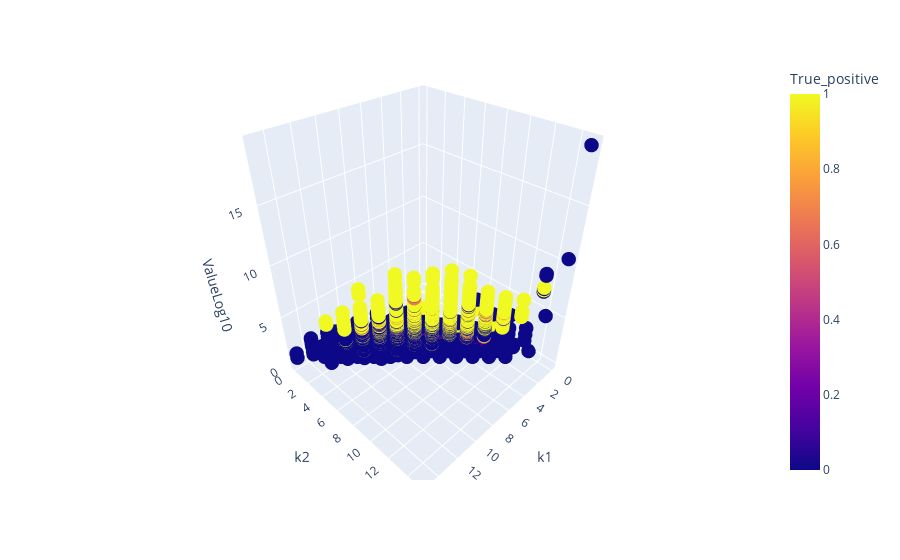

This figure's notebook cell:
### Code cell
import plotly.express as px

fig = px.scatter_3d(db_tograph, x='k1', y='k2', z='ValueLog10',
              color='True_positive')
fig.update_traces(marker_size = 5)
fig.show()

### Figure 1 — Plotly figure (JSON) as saved in the notebook; plotly's stock layout.template omitted (floating-point values rounded to 4 significant figures; data arrays with more than 128 entries replaced by an {"elided": "..."} marker saying what was removed)
{"data": [{"hovertemplate": "k1=%{x}<br>k2=%{y}<br>ValueLog10=%{z}<br>True_positive=%{marker.color}<extra></extra>", "legendgroup": "", "marker": {"color": {"elided": "4616 float values"}, "coloraxis": "coloraxis", "size": 5, "symbol": "circle"}, "mode": "markers", "name": "", "scene": "scene", "showlegend": false, "type": "scatter3d", "x": {"elided": "4616 int values"}, "y": {"elided": "4616 int values"}, "z": {"elided": "4616 float values"}}], "layout": {"coloraxis": {"colorbar": {"title": {"text": "True_positive"}}, "colorscale": [[0, "#0d0887"], [0.1111, "#46039f"], [0.2222, "#7201a8"], [0.3333, "#9c179e"], [0.4444, "#bd3786"], [0.5556, "#d8576b"], [0.6667, "#ed7953"], [0.7778, "#fb9f3a"], [0.8889, "#fdca26"], [1, "#f0f921"]]}, "legend": {"tracegroupgap": 0}, "margin": {"t": 60}, "scene": {"domain": {"x": [0, 1], "y": [0, 1]}, "xaxis": {"title": {"text": "k1"}}, "yaxis": {"title": {"text": "k2"}}, "zaxis": {"title": {"text": "ValueLog10"}}}}}
